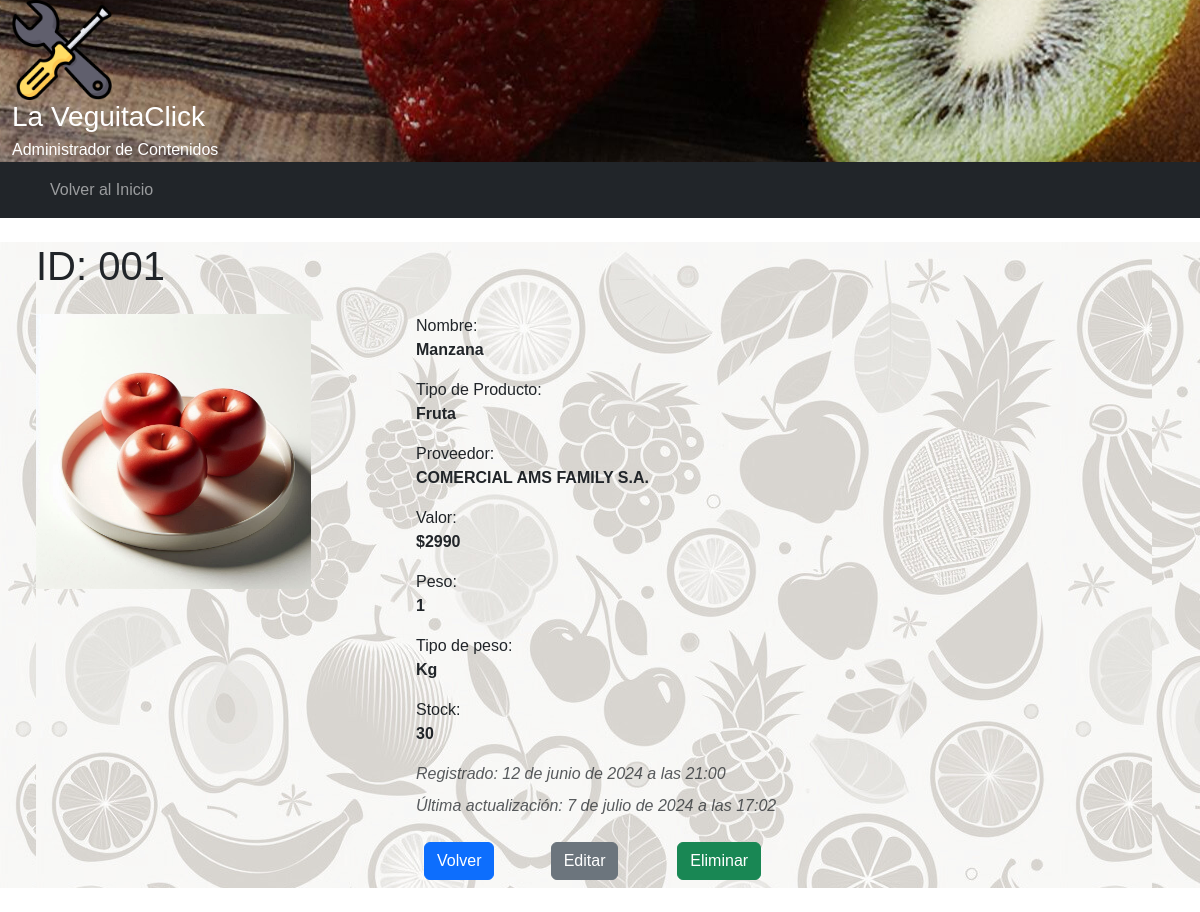
The page /crud/producto/detail/001 on the database its author committed.
### crud/models.py (models this page shows, shortened)
class Producto(models.Model):
    idProducto = models.CharField(primary_key=True,verbose_name='ID',max_length=20)
    name = models.CharField(verbose_name='Nombre',max_length=250)
    tipo = models.ForeignKey(TipoProducto,verbose_name='Tipo de Producto',on_delete=models.CASCADE)
    proveedor = models.ForeignKey(Proveedor,verbose_name='Proveedor',on_delete=models.CASCADE)
    value = models.IntegerField(verbose_name='Valor')
    stock = models.IntegerField(verbose_name='Stock')
    peso = models.IntegerField(verbose_name='Peso', null=True, blank=True)
    tipo_peso = models.ForeignKey(TipoPeso,verbose_name='Tipo de Peso',on_delete=models.CASCADE, null=True)
    image = models.ImageField(verbose_name='Imagen',upload_to='producto',null=True,blank=True)
    created_at = models.DateTimeField(verbose_name='Fecha creación', auto_now_add=True)
    updated_at = models.DateTimeField(verbose_name='Fecha actualización', auto_now=True)
    class Meta:
        verbose_name = 'producto'
        verbose_name_plural = 'productos'

class TipoProducto(models.Model):
    tipo = models.CharField(verbose_name='Tipo de Producto', max_length=50)
    created_at = models.DateTimeField(verbose_name='Fecha creación', auto_now_add=True)
    updated_at = models.DateTimeField(verbose_name='Fecha actualización', auto_now=True)
    class Meta:
        verbose_name = 'tipo de producto'
        verbose_name_plural = 'tipo de productos'
        ordering = ['id']
    def __str__(self) -> str:
        return self.tipo

class Proveedor(models.Model):
    proveedor = models.CharField(verbose_name='Proveedor', max_length=50)
    direccion = models.CharField(verbose_name='Direccion',max_length=100)
    rut = models.CharField(verbose_name='Rut',max_length=12)
    created_at = models.DateTimeField(verbose_name='Fecha creación', auto_now_add=True)
    updated_at = models.DateTimeField(verbose_name='Fecha actualización', auto_now=True)
    class Meta:
        verbose_name = 'proveedor'
        verbose_name_plural = 'proveedores'
        ordering = ['proveedor']
    def __str__(self) -> str:
        return self.proveedor

class TipoPeso(models.Model):
    tipo_peso = models.CharField(verbose_name='Tipo de Peso', max_length=50)
    created_at = models.DateTimeField(verbose_name='Fecha creación', auto_now_add=True)
    updated_at = models.DateTimeField(verbose_name='Fecha actualización', auto_now=True)
    class Meta:
        verbose_name = 'tipo de peso'
        verbose_name_plural = 'tipo de pesos'
        ordering = ['id']
    def __str__(self) -> str:
        return self.tipo_peso

### crud/views.py (the view)
# urls.py: path('producto/detail/<str:producto_id>', producto_detail, name="producto-detail"),
def producto_detail(request, producto_id):
    try:
        producto = Producto.objects.get(idProducto = producto_id )
        if producto:
            context = {'producto':producto}
            return render(request,'crud/producto-detail.html',context)
        else:
            return redirect(reverse('producto') + '?lala')
    except:
        return redirect(reverse('producto') + '?FAIL')

### crud/templates/crud/producto-detail.html (shortened to what this page needs)
{% extends 'crud/base.html' %}
{% load static %}
{% block main_content %}
<div class="container m-4">
<main>
    <div class="row mb-3">
        <h1>ID: {{producto.idProducto}}</h1>
    </div>
    <div class="row">
        <div class="col-md-4">
            {% if producto.image %}
            <img class="img-detail" src="{{producto.image.url}}" alt="{{joyeria.name}}">
            {% else%}
            <img class="img-detail" src="{% static 'crud/img/image_not_found.jpg' %}" alt="INF">
            {% endif %}
        </div>
        <div class="col-md-8">
            <ul class="list-unstyled">
                <li class="mb-2">Nombre: <p class="fw-bold">{{producto.name}}</p></li>
                <li class="mb-2">Tipo de Producto: <p class="fw-bold">{{producto.tipo}}</p></li>
                <li class="mb-2">Proveedor: <p class="fw-bold">{{producto.proveedor}}</p></li>
                <li class="mb-2">Valor: <p class="fw-bold">${{producto.value}}</p></li>
                <li class="mb-2">Peso: <p class="fw-bold">{{producto.peso}}</p></li>
                <li class="mb-2">Tipo de peso: <p class="fw-bold">{{producto.tipo_peso}}</p></li>
                <li class="mb-2">Stock: <p class="fw-bold">{{producto.stock}}</p></li>
                <li class="mb-2 text-muted fst-italic">Registrado: {{producto.created_at}}</li>
                <li class="mb-2 text-muted fst-italic">Última actualización: {{producto.updated_at}}</li>
            </ul>
            <div class="row">
                <div class="col-2">
                    <a class="btn btn-primary m-2" href="{% url 'producto' %}">Volver</a>
                </div>
                <div class="col-2">
                    <a class="btn btn-secondary m-2" href="{% url 'producto-edit' producto_id=producto.idProducto %}">Editar</a>
                </div>
                <div class="col-2">
                    <a class="btn btn-success m-2 modal-borrar" data-bs-toggle="modal"
                    data-bs-target="#staticBackdrop"
                    data-href="{% url 'producto-delete' producto_id=producto.idProducto %}">
                    Eliminar
                    </a>
                </div>
            </div>
        </div>
    </div>
</main>
</div>
{% endblock %}

### crud/static/crud/css/styles.css (style rules this page uses)
.img-detail { height: 275px; width: 275px; }
body { margin: 0px; padding: 0px; font-family: Verdana, Geneva, Tahoma, sans-serif; }
main { background: url("img/bg-page.png"); background-color: white; }

### rows shown on the page
Producto: idProducto "001", image (picture), name "Manzana", tipo "Fruta", proveedor "COMERCIAL AMS FAMILY S.A.", value "2990", peso "1", tipo_peso "Kg", stock "30", created_at "12 de junio de 2024 a las 21:00", updated_at "7 de julio de 2024 a las 17:02"
